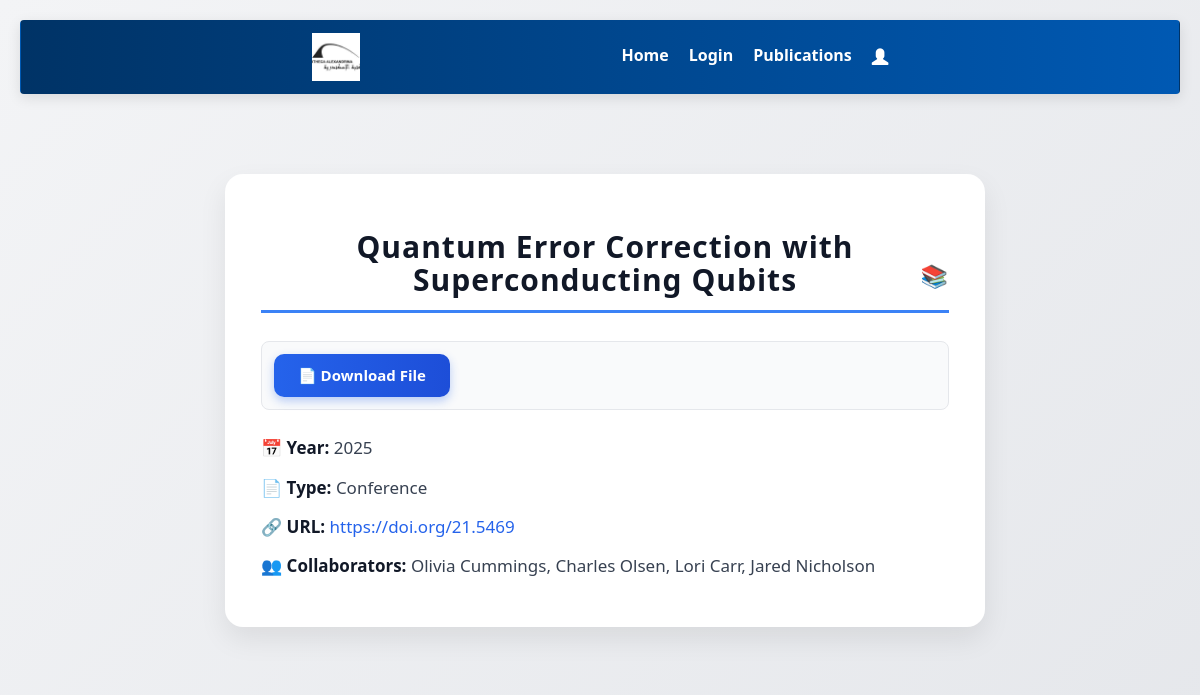
The page /publications/10/ on the database its author committed.
### projects/models.py (models this page shows, shortened)
class Publication(models.Model):
    project = models.ForeignKey(Project, on_delete=models.CASCADE, related_name='publications')
    title = models.CharField(max_length=200)
    author = models.CharField(Author,max_length=200)
    url = models.URLField(blank=True)
    year = models.PositiveIntegerField()
    file = models.FileField(upload_to='publications/files/', blank=True)
    image = models.ImageField(upload_to='publications/images/', blank=True)
    type = models.CharField(max_length=100, choices=PUBLICATION_TYPES)
    collaborators = models.ManyToManyField(Author)
    uploaded_at = models.DateTimeField(auto_now_add=True)
    abstract = models.TextField(default="No abstract yet")

class Author(models.Model):
    name = models.CharField(max_length=200, unique=True,null=True, blank=True)
    email=models.EmailField()

### projects/views.py (the view)
# urls.py: path('publications/<int:pk>/', views.publication_detail, name='publication_detail'),
def publication_detail(request, pk):
    publication = get_object_or_404(Publication, pk=pk)
    return render(request, 'publications/publication_detail.html', {'publication': publication})

### projects/templates/Publications/publication_detail.html (shortened to what this page needs)
{% extends "base.html" %}
{% block content %}
<div class="publication-container">
    <h1 class="publication-title">{{ publication.title }}</h1>
    {% if publication.file %}
        <div class="publication-file">
            <a href="{{ publication.file.url }}" target="_blank" class="download-btn">📄 Download File</a>
        </div>
    {% endif %}
    <div class="publication-info">
        <p><span>📅 Year:</span> {{ publication.year }}</p>
        <p><span>📄 Type:</span> {{ publication.type }}</p>
        <p><span>🔗 URL:</span>
            <a href="{{ publication.url }}" target="_blank">{{ publication.url }}</a>
        </p>
        <p><span>👥 Collaborators:</span>
    {% with publication.collaborators.all as collaborators %}
        {% if collaborators %}
            {% for collaborators in collaborators %}
                {{ collaborators.name }}{% if not forloop.last %}, {% endif %}
            {% endfor %}
        {% else %}
            No collaborators listed.
        {% endif %}
    {% endwith %}
</p>
    </div>
</div>
{% endblock %}

### projects/static/css/styles.css (style rules this page uses)
:root { --primary: #2563eb; --primary-dark: #1d4ed8; --primary-hover: #1e40af; --secondary: #003366; --secondary-light: #0059b3; --accent: #ffd166; --bg-gradient: linear-gradient(135deg, #dbeafe, #fef3c7); --text-color: #2c3e50; --radius: 12px; --shadow-sm: 0 2px 8px rgba(0, 0, 0, 0.1); --shadow-md: 0 4px 14px rgba(0, 0, 0, 0.1); --shadow-lg: 0 8px 30px rgba(0, 0, 0, 0.08); }
*, *::before, *::after { box-sizing: border-box; }
html, body { margin: 0; padding: 0; height: 100%; font-family: 'Segoe UI', sans-serif; color: var(--text-color); background: var(--bg-gradient); }
h1 { text-align: center; margin-top: 40px; color: var(--text-color); font-weight: 700; letter-spacing: 1px; animation: fadeInDown 0.8s ease; }

### projects/templates/Publications/publication_detail.html (style rules this page uses)
body { background: linear-gradient(135deg, #f3f4f6, #e5e7eb); font-family: 'Segoe UI', Tahoma, Geneva, Verdana, sans-serif; padding: 20px; color: #1f2937; }
.publication-container { max-width: 760px; margin: 40px auto; background: white; padding: 36px; border-radius: 18px; box-shadow: 0 12px 28px rgba(0, 0, 0, 0.08); transition: transform 0.3s ease, box-shadow 0.3s ease; }
.publication-title { font-size: 30px; font-weight: bold; color: #111827; border-bottom: 3px solid #3b82f6; padding-bottom: 14px; margin-bottom: 28px; position: relative; }
.publication-title::after { content: "📚"; position: absolute; right: 0; font-size: 22px; }
.publication-file { margin-bottom: 24px; padding: 12px; background: #f9fafb; border-radius: 8px; border: 1px solid #e5e7eb; display: flex; align-items: center; gap: 12px; }
.download-btn { background: linear-gradient(90deg, #2563eb, #1d4ed8); color: white; padding: 11px 24px; font-weight: 600; font-size: 15px; border: none; border-radius: 10px; text-decoration: none; display: inline-block; transition: background 0.3s ease, transform 0.2s ease, box-shadow 0.2s ease; box-shadow: 0 4px 10px rgba(37, 99, 235, 0.3); }
.publication-info p { font-size: 17px; color: #374151; margin-bottom: 12px; line-height: 1.6; }
.publication-info span { font-weight: 700; color: #111827; }
.publication-info a { color: #2563eb; text-decoration: none; font-weight: 500; transition: color 0.2s ease; }
.publication-container { animation: fadeIn 0.6s ease-in-out; }

### rows shown on the page
Publication: title "Quantum Error Correction with Superconducting Qubits", year "2025", type "Conference", url "https://doi.org/21.5469"
Author: name "Olivia Cummings"
Author: name "Charles Olsen"
Author: name "Lori Carr"
Author: name "Jared Nicholson"
